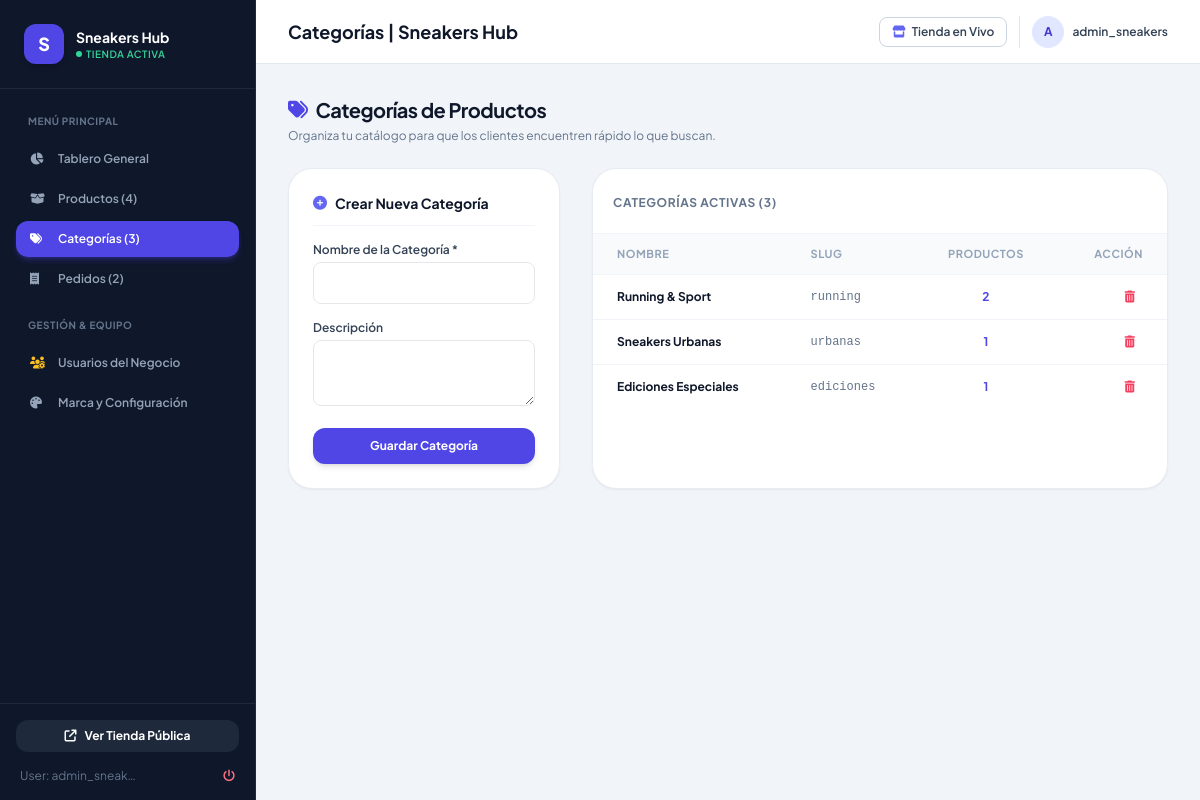
Page /store/sneakers-hub/admin/categories/ (signed in) on the committed database.
### tenants/models.py (models this page shows, shortened)
class Tenant(models.Model):
    name = models.CharField(max_length=150, help_text="Nombre comercial de la tienda")
    slug = models.SlugField(max_length=150, unique=True, help_text="Identificador único para la URL (ej: mi-tienda)")
    description = models.TextField(blank=True, default="", help_text="Descripción o lema de la tienda")
    primary_color = models.CharField(max_length=20, default="#4F46E5", help_text="Color primario en formato HEX (ej: #4F46E5)")
    secondary_color = models.CharField(max_length=20, default="#06B6D4", help_text="Color secundario o de acento HEX")
    logo_url = models.CharField(max_length=500, blank=True, default="", help_text="URL o enlace del logo")
    banner_url = models.CharField(max_length=500, blank=True, default="", help_text="URL o enlace del banner principal")
    contact_email = models.EmailField(blank=True, default="")
    contact_phone = models.CharField(max_length=50, blank=True, default="")
    currency_symbol = models.CharField(max_length=10, default="$", help_text="Símbolo de moneda (ej: $, USD, €, CLP)")
    is_active = models.BooleanField(default=True, help_text="Si la tienda está activa y accesible al público")
    owner = models.ForeignKey(
        User,
        on_delete=models.SET_NULL,
        null=True,
        blank=True,
        related_name="owned_tenants",
        help_text="Usuario propietario/creador principal"
    )
    created_at = models.DateTimeField(auto_now_add=True)
    updated_at = models.DateTimeField(auto_now=True)
    class Meta:
        ordering = ['-created_at']
        verbose_name = 'Tenant / Tienda'
        verbose_name_plural = 'Tenants / Tiendas'

class Category(models.Model):
    tenant = models.ForeignKey(Tenant, on_delete=models.CASCADE, related_name='categories')
    name = models.CharField(max_length=100)
    slug = models.SlugField(max_length=120)
    description = models.TextField(blank=True, default="")
    created_at = models.DateTimeField(auto_now_add=True)
    class Meta:
        unique_together = ('tenant', 'slug')
        verbose_name = 'Categoría'
        verbose_name_plural = 'Categorías'
        ordering = ['name']

### tenants/views.py (the view)
    def _wrapped(request, slug, *args, **kwargs):
        tenant = get_object_or_404(Tenant, slug=slug)
        if not user_can_admin_tenant(request.user, tenant):
            if not request.user.is_authenticated:
                return redirect(f"/login/?next=/store/{slug}/admin/")
            return render(request, 'tenant_admin/forbidden.html', {'tenant': tenant}, status=403)
        return view_func(request, tenant, *args, **kwargs)

### tenants/forms.py
class CategoryForm(forms.ModelForm):
    class Meta:
        model = Category
        fields = ['name', 'description']
        widgets = {
            'name': forms.TextInput(attrs={'class': 'w-full px-4 py-2 border rounded-lg focus:ring-2 focus:ring-indigo-500'}),
            'description': forms.Textarea(attrs={'class': 'w-full px-4 py-2 border rounded-lg focus:ring-2 focus:ring-indigo-500', 'rows': 2}),
        }

### tenants/utils.py (called while the page is built)
def user_can_admin_tenant(user, tenant):
    if not user.is_authenticated:
        return False
    if user.is_superuser:
        return True
    return TenantMembership.objects.filter(
        tenant=tenant,
        user=user,
        role=TenantMembership.ROLE_ADMIN,
        is_active=True
    ).exists()

### tenants/views.py (called while the page is built)
def tenant_admin_required(view_func):
    def _wrapped(request, slug, *args, **kwargs):
        tenant = get_object_or_404(Tenant, slug=slug)
        if not user_can_admin_tenant(request.user, tenant):
            if not request.user.is_authenticated:
                return redirect(f"/login/?next=/store/{slug}/admin/")
            return render(request, 'tenant_admin/forbidden.html', {'tenant': tenant}, status=403)
        return view_func(request, tenant, *args, **kwargs)
    return _wrapped

@tenant_admin_required
def tenant_admin_categories(request, tenant):
    categories = tenant.categories.annotate(prod_count=Count('products')).all()
    if request.method == 'POST':
        form = CategoryForm(request.POST)
        if form.is_valid():
            cat = form.save(commit=False)
            cat.tenant = tenant
            cat.save()
            messages.success(request, f"Categoría '{cat.name}' creada.")
            return redirect('tenant_admin_categories', slug=tenant.slug)
    else:
        form = CategoryForm()
    context = {
        'tenant': tenant,
        'categories': categories,
        'form': form,
        'active_tab': 'categories',
    }
    return render(request, 'tenant_admin/categories.html', context)

### templates/tenant_admin/categories.html (shortened to what this page needs)
{% extends "tenant_admin/base_tenant_admin.html" %}
{% block page_title %}Categorías | {{ tenant.name }}{% endblock %}
{% block admin_content %}
<div class="space-y-6">
    <div class="flex items-center justify-between">
        <div>
            <h2 class="text-xl font-bold text-slate-900 tracking-tight flex items-center gap-2">
                <i class="fa-solid fa-tags text-indigo-600"></i> Categorías de Productos
            </h2>
            <p class="text-xs text-slate-500 mt-1">Organiza tu catálogo para que los clientes encuentren rápido lo que buscan.</p>
        </div>
    </div>
    <div class="grid grid-cols-1 lg:grid-cols-3 gap-8">
        <div class="bg-white p-6 rounded-3xl border border-slate-200/80 shadow-sm space-y-4">
            <h3 class="font-bold text-slate-900 text-sm flex items-center gap-2 pb-3 border-b border-slate-100">
                <i class="fa-solid fa-plus-circle text-indigo-500"></i> Crear Nueva Categoría
            </h3>
            <form method="POST" class="space-y-4">
                <div>
                    <label class="block text-xs font-semibold text-slate-700 mb-1">Nombre de la Categoría *</label>
                    {{ form.name }}
                </div>
                <div>
                    <label class="block text-xs font-semibold text-slate-700 mb-1">Descripción</label>
                    {{ form.description }}
                </div>
                <button type="submit" class="w-full py-2.5 px-4 rounded-xl text-xs font-bold text-white bg-indigo-600 hover:bg-indigo-700 shadow-md transition-all">
                    Guardar Categoría
                </button>
            </form>
        </div>
        <div class="lg:col-span-2 bg-white rounded-3xl border border-slate-200/80 shadow-sm overflow-hidden">
            <div class="p-5 border-b border-slate-100">
                <span class="text-xs font-bold text-slate-500 uppercase tracking-wider">Categorías Activas ({{ categories|length }})</span>
            </div>
            {% if categories %}
            <div class="overflow-x-auto">
                <table class="w-full text-left text-xs text-slate-600">
                    <thead class="bg-slate-50 text-[11px] uppercase tracking-wider text-slate-400 border-b border-slate-100">
                        <tr>
                            <th class="py-3 px-6">Nombre</th>
                            <th class="py-3 px-6">Slug</th>
                            <th class="py-3 px-6 text-center">Productos</th>
                            <th class="py-3 px-6 text-right">Acción</th>
                        </tr>
                    </thead>
                    <tbody class="divide-y divide-slate-100">
                        {% for cat in categories %}
                        <tr class="hover:bg-slate-50/60 transition-colors">
                            <td class="py-3.5 px-6 font-bold text-slate-900">{{ cat.name }}</td>
                            <td class="py-3.5 px-6 font-mono text-slate-500">{{ cat.slug }}</td>
                            <td class="py-3.5 px-6 text-center font-bold text-indigo-600">{{ cat.prod_count }}</td>
                            <td class="py-3.5 px-6 text-right">
                                <a href="{% url 'tenant_admin_category_delete' slug=tenant.slug category_id=cat.id %}" onclick="return confirm('¿Eliminar categoría {{ cat.name }}?')" class="p-2 text-rose-500 hover:text-rose-700 transition-colors" title="Eliminar">
                                    <i class="fa-solid fa-trash-can"></i>
                                </a>
                            </td>
                        </tr>
                        {% endfor %}
                    </tbody>
                </table>
            </div>
            {% else %}
            <div class="text-center py-12 text-slate-400 text-xs">
                No hay categorías creadas aún.
            </div>
            {% endif %}
        </div>
    </div>
</div>
{% endblock %}

### templates/tenant_admin/base_tenant_admin.html (shortened to what this page needs)
{% extends "base.html" %}
{% block layout %}
<div class="min-h-full flex bg-slate-100 text-slate-800">
    <aside class="w-64 bg-slate-900 text-slate-300 flex-shrink-0 flex flex-col justify-between hidden md:flex border-r border-slate-800">
        <div>
            <div class="p-6 border-b border-slate-800">
                <div class="flex items-center gap-3">
                    <div class="w-10 h-10 rounded-xl flex items-center justify-center text-white font-extrabold text-lg shadow-md" style="background-color: {{ tenant.primary_color }};">
                        {{ tenant.name|slice:":1" }}
                    </div>
                    <div class="overflow-hidden">
                        <h2 class="text-sm font-bold text-white truncate">{{ tenant.name }}</h2>
                        <span class="text-[10px] font-semibold tracking-wider uppercase text-emerald-400 flex items-center gap-1">
                            <span class="w-1.5 h-1.5 rounded-full bg-emerald-400"></span> Tienda Activa
                        </span>
                    </div>
                </div>
            </div>
            <nav class="p-4 space-y-1 text-xs font-semibold">
                <div class="px-3 py-2 text-[10px] font-bold text-slate-500 uppercase tracking-wider">Menú Principal</div>
                <a href="{% url 'tenant_admin_dashboard' slug=tenant.slug %}"
                    class="flex items-center gap-3 px-3.5 py-2.5 rounded-xl transition-all {% if active_tab == 'dashboard' %}bg-indigo-600 text-white shadow-md shadow-indigo-600/30{% else %}text-slate-400 hover:text-white hover:bg-slate-800{% endif %}">
                    <i class="fa-solid fa-chart-pie w-4"></i>
                    <span>Tablero General</span>
                </a>
                <a href="{% url 'tenant_admin_products' slug=tenant.slug %}"
                    class="flex items-center gap-3 px-3.5 py-2.5 rounded-xl transition-all {% if active_tab == 'products' %}bg-indigo-600 text-white shadow-md shadow-indigo-600/30{% else %}text-slate-400 hover:text-white hover:bg-slate-800{% endif %}">
                    <i class="fa-solid fa-box-open w-4"></i>
                    <span>Productos ({{ tenant.products.count }})</span>
                </a>
                <a href="{% url 'tenant_admin_categories' slug=tenant.slug %}"
                    class="flex items-center gap-3 px-3.5 py-2.5 rounded-xl transition-all {% if active_tab == 'categories' %}bg-indigo-600 text-white shadow-md shadow-indigo-600/30{% else %}text-slate-400 hover:text-white hover:bg-slate-800{% endif %}">
                    <i class="fa-solid fa-tags w-4"></i>
                    <span>Categorías ({{ tenant.categories.count }})</span>
                </a>
                <a href="{% url 'tenant_admin_orders' slug=tenant.slug %}"
                    class="flex items-center gap-3 px-3.5 py-2.5 rounded-xl transition-all {% if active_tab == 'orders' %}bg-indigo-600 text-white shadow-md shadow-indigo-600/30{% else %}text-slate-400 hover:text-white hover:bg-slate-800{% endif %}">
                    <i class="fa-solid fa-receipt w-4"></i>
                    <span>Pedidos ({{ tenant.orders.count }})</span>
                </a>
                <div class="px-3 pt-4 pb-2 text-[10px] font-bold text-slate-500 uppercase tracking-wider">Gestión & Equipo</div>
                <a href="{% url 'tenant_admin_users' slug=tenant.slug %}"
                    class="flex items-center gap-3 px-3.5 py-2.5 rounded-xl transition-all {% if active_tab == 'users' %}bg-indigo-600 text-white shadow-md shadow-indigo-600/30{% else %}text-slate-400 hover:text-white hover:bg-slate-800{% endif %}">
                    <i class="fa-solid fa-users-gear w-4 text-amber-400"></i>
                    <span>Usuarios del Negocio</span>
                </a>
                <a href="{% url 'tenant_admin_settings' slug=tenant.slug %}"
                    class="flex items-center gap-3 px-3.5 py-2.5 rounded-xl transition-all {% if active_tab == 'settings' %}bg-indigo-600 text-white shadow-md shadow-indigo-600/30{% else %}text-slate-400 hover:text-white hover:bg-slate-800{% endif %}">
                    <i class="fa-solid fa-palette w-4"></i>
                    <span>Marca y Configuración</span>
                </a>
            </nav>
        </div>
        <div class="p-4 border-t border-slate-800 space-y-2">
            <a href="{% url 'storefront_view' slug=tenant.slug %}" target="_blank" class="w-full flex items-center justify-center gap-2 py-2 px-3 rounded-xl text-xs font-bold text-white bg-slate-800 hover:bg-slate-700 transition-colors">
                <i class="fa-solid fa-arrow-up-right-from-square"></i> Ver Tienda Pública
            </a>
            <div class="flex items-center justify-between pt-2 px-1 text-xs text-slate-500">
                <span class="truncate max-w-[120px]">User: {{ request.user.username }}</span>
                <a href="{% url 'logout' %}" class="text-rose-400 hover:text-rose-300 transition-colors" title="Cerrar Sesión">
                    <i class="fa-solid fa-power-off"></i>
                </a>
            </div>
        </div>
    </aside>
    <div class="flex-1 flex flex-col min-w-0 overflow-y-auto">
        <header class="bg-white border-b border-slate-200 h-16 flex items-center justify-between px-4 sm:px-8 sticky top-0 z-20">
            <div class="flex items-center gap-3">
                <h1 class="text-base sm:text-lg font-bold text-slate-900 flex items-center gap-2">
                    {% block page_title %}Administración de Tienda{% endblock %}
                </h1>
            </div>
            <div class="flex items-center gap-3">
                <a href="{% url 'storefront_view' slug=tenant.slug %}" target="_blank" class="hidden sm:inline-flex items-center gap-1.5 text-xs font-semibold px-3 py-1.5 rounded-lg border border-slate-300 text-slate-700 hover:bg-slate-50 transition-colors">
                    <i class="fa-solid fa-store text-indigo-500"></i> Tienda en Vivo
                </a>
                <div class="flex items-center gap-2 pl-3 border-l border-slate-200">
                    <div class="w-8 h-8 rounded-full bg-indigo-100 text-indigo-700 flex items-center justify-center font-bold text-xs">
                        {{ request.user.username|slice:":1"|upper }}
                    </div>
                    <span class="text-xs font-semibold text-slate-700 hidden sm:inline">{{ request.user.username }}</span>
                </div>
            </div>
        </header>
        <main class="p-4 sm:p-8 flex-1">
            {% block admin_content %}{% endblock %}
        </main>
    </div>
</div>
{% endblock %}

### templates/base.html (shortened to what this page needs)
<!DOCTYPE html>
<html lang="es" class="h-full bg-slate-50">
<head>
    <script src="https://cdn.tailwindcss.com"></script>
    <link rel="stylesheet" href="https://cdnjs.cloudflare.com/ajax/libs/font-awesome/6.5.1/css/all.min.css">
</head>
<body class="h-full flex flex-col text-slate-800 antialiased selection:bg-indigo-500 selection:text-white">
    {% block layout %}{% endblock %}
</body>
</html>

### templates/base.html (style rules this page uses)
body { font-family: 'Plus Jakarta Sans', sans-serif; }

### rows in the picture
Tenant: name "S", name "Sneakers Hub", products.count "4", categories.count "3", orders.count "2"
Category: name "Running & Sport", slug "running", prod_count "2"
Category: name "Sneakers Urbanas", slug "urbanas", prod_count "1"
Category: name "Ediciones Especiales", slug "ediciones", prod_count "1"

### other values in the picture
{{ request.user.username }} "admin_sneak…"
{{ request.user.username|slice:":1"|upper }} "A"
{{ request.user.username }} "admin_sneakers"
{{ categories|length }} "3"
